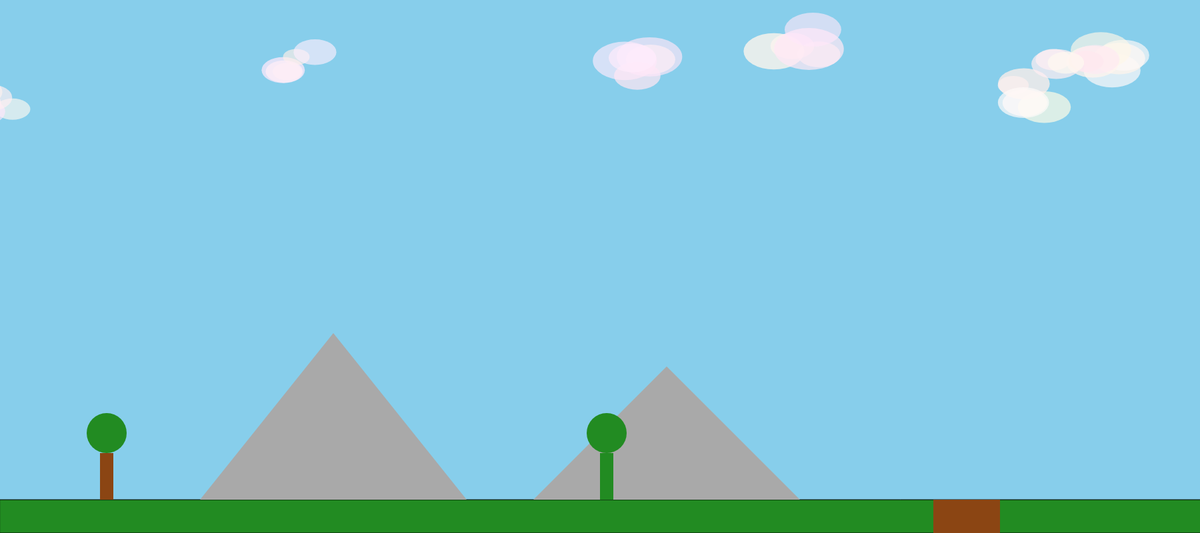
Frame 1 (no input)
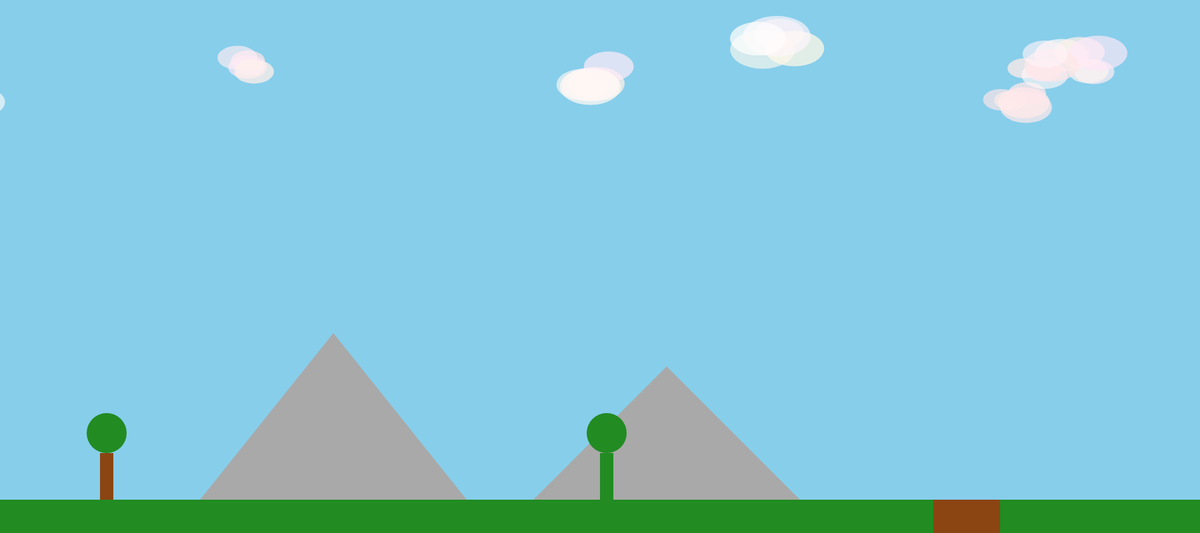
Frame 60 (no input)
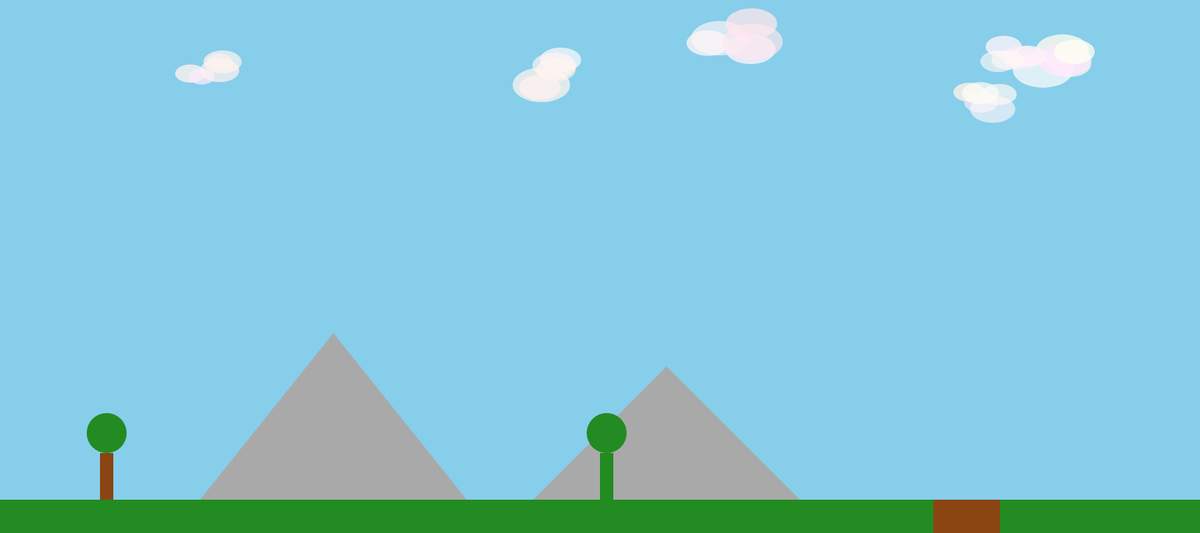
Frame 120 (the mouse pressed at the canvas centre since frame 60)

The p5.js sketch that drew these frames (run headless with seeded random() and noise() and a simulated clock; from frame 60 on, the mouse is pressed at the canvas centre):

// p5.js sketch
// ── sketch.js
// sketch.js

let gameMap;

function setup() {
  createCanvas(1800, 800);
  gameMap = new GameMap(); 
}

function draw() {
  background(135, 206, 235); // Sky blue background
  gameMap.update(); // Correct function call
  gameMap.display();
}

function keyPressed() {
  if (keyCode === RIGHT_ARROW) {
    gameMap.move(-5); // Move map left when right arrow is pressed
  } else if (keyCode === LEFT_ARROW) {
    gameMap.move(5); // Move map right when left arrow is pressed
  }
}

// ── map.js
//map.js

class GameMap {
    constructor() {
      this.x = 0; // Start position for scrolling
      this.speed = 0;
      this.clouds = []; // Array to store clouds
  
      // Create multiple clouds with random positions and sizes
      for (let i = 0; i < 10; i++) {
        this.clouds.push(new Cloud(random(-800, 2000), random(50, 150), random(50, 100)));
      }
    }
  
    update() {
      this.x += this.speed;
      this.x = constrain(this.x, -3000, 0); // Add boundary limits for the scrolling
  
      // Update all clouds
      for (let cloud of this.clouds) {
        cloud.update();
      }
    }
  
    move(speed) {
      this.speed = speed;
    }
  
    display() {
      // Draw ground
      fill(34, 139, 34); // Forest green color for ground
      rect(this.x, height - 50, 4000, 50); // Ground stretches far off screen
  
      // Display all clouds
      for (let cloud of this.clouds) {
        cloud.display(this.x);
      }
  
      // Draw mountains
      fill(169, 169, 169); // Dark gray color for mountains
      triangle(this.x + 300, height - 50, this.x + 500, height - 300, this.x + 700, height - 50);
      triangle(this.x + 800, height - 50, this.x + 1000, height - 250, this.x + 1200, height - 50);
  
      // Draw trees
      fill(139, 69, 19); // Brown for tree trunks
      rect(this.x + 150, height - 120, 20, 70); // Trunk
      fill(34, 139, 34); // Green for tree leaves
      ellipse(this.x + 160, height - 150, 60, 60); // Leaves
  
      rect(this.x + 900, height - 120, 20, 70);
      ellipse(this.x + 910, height - 150, 60, 60);
  
      // Draw canyons
      fill(139, 69, 19); // Brown for canyons
      rect(this.x + 1400, height - 50, 100, 50);
      rect(this.x + 2400, height - 50, 80, 50);
    }
  }
  
  class Cloud {
    constructor(x, y, size) {
      this.x = x;
      this.y = y;
      this.size = size;
      this.speed = random(0.5, 1.5); // Random speed for each cloud
      this.sizeChangeSpeed = random(0.001, 0.003); // Slow, subtle size change
      this.noiseOffset = random(1000); // Larger offset to prevent patterns
    }
  
    update() {
      this.x -= this.speed; // Move cloud to the left
  
      // Smooth size change using Perlin noise, very small amplitude change
      let noiseValue = noise(this.noiseOffset);
      this.size += map(noiseValue, 0, 1, -0.1, 0.1); // Subtle size variation
  
      // Smooth vertical movement using Perlin noise
      this.y += map(noise(this.noiseOffset + 500), 0, 1, -0.2, 0.2); // Very small range for movement
  
      this.noiseOffset += 0.001; // Very slow increment for Perlin noise
  
      // Reset cloud when it moves off screen
      if (this.x < -200) {
        this.x = random(width, width + 800);
        this.y = random(50, 150);
        this.size = random(50, 100);
        this.speed = random(0.5, 1.5);
        this.noiseOffset = random(1000);
      }
    }
  
    display(offset) {
      fill(255, 255, 255, 200); // Soft white with transparency
      noStroke();
  
      // Draw a more complex cloud using multiple ellipses for a fluffy look
      for (let i = 0; i < 5; i++) {
        // Randomized positions around the main cloud center
        let xOffset = random(-this.size * 0.5, this.size * 0.5);
        let yOffset = random(-this.size * 0.3, this.size * 0.3);
        let cloudSize = random(this.size * 0.7, this.size * 1.2);
  
        // Varying fill for more depth (subtle color variations)
        let cloudColor = color(255, random(230, 255), random(230, 255), 180 + random(-20, 20));
        fill(cloudColor);
        ellipse(this.x + offset + xOffset, this.y + yOffset, cloudSize, cloudSize * 0.6);
      }
    }
  }
  
  
